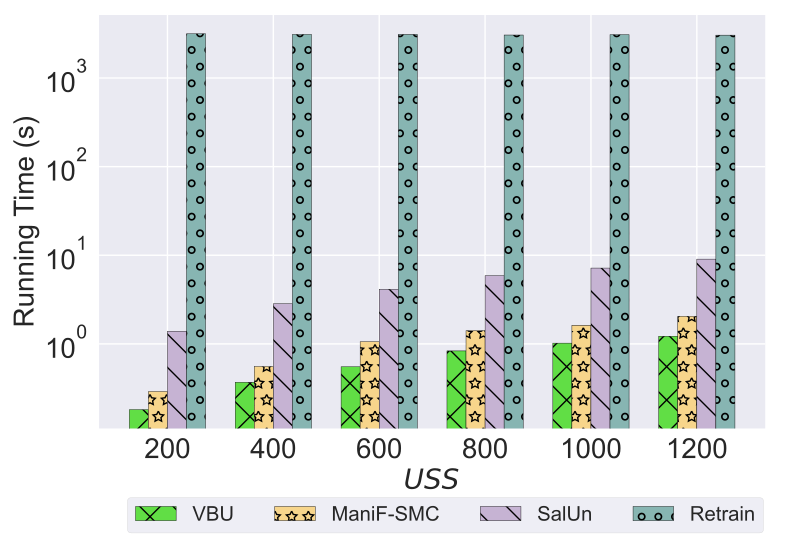

Write Python code to recreate this figure.
import matplotlib.pyplot as plt
import numpy as np
import matplotlib.ticker as ticker


# user num = 50
labels = ['200', '400', '600', '800', '1000', '1200']
#unl_fr = [10*10*0.22 *5, 10*10*0.22*5, 10*10*0.22 *5, 10*10*0.22*5 , 10*10*0.22*5  , 10*10*0.22*5  ]



unl_vbu = [0.181, 0.369 , 0.551 , 0.833 , 1.020, 1.2201]

unl_mbu = [0.29, 0.555, 1.057, 1.41, 1.62, 2.05]
unl_retrain = [3154, 3104, 3102, 3054, 3083, 3043]
salun = [1.39, 2.836, 4.13, 5.882, 7.1682, 9.0432]


for i in range(len(labels)):

    unl_retrain[i] = unl_retrain[i]
    unl_mbu[i] = unl_mbu[i]
    unl_vbu[i] = unl_vbu[i]
    salun[i] = salun[i]


x = np.arange(len(labels))  # the label locations
width = 0.9 # the width of the bars
# no_noise = np.around(no_noise,0)
# samping = np.around(samping,0)
# ldp = np.around(ldp,0)

plt.style.use('seaborn')
plt.figure()
#plt.subplots(figsize=(8, 5.3))
#plt.bar(x - width /6 - width / 6 , unl_muv_MNIST, width=width/6, label='MUA-MD MNIST', color='#C6B3D3', edgecolor='black', hatch='/')

#plt.bar(x - width / 6 , unl_muv_CIFAR, width=width/6,  label='MUA-MD CIFAR10', color='#F7D58B', edgecolor='black' , hatch='x')
#E58579, 80BA8A


# F7D58B, 9CD1C8, C6B3D3, E58579
plt.bar(x - width / 5 -  width / 10, unl_vbu,   width=width/5, label='VBU', color='#61DE45', edgecolor='black',  hatch='x')

# F7D58B , 6BB7CA
plt.bar( x -  width / 10, unl_mbu , width=width/5, label='ManiF-SMC', color='#F7D58B', edgecolor='black', hatch='*')


plt.bar( x + width / 5 -  width / 10  , salun, width=width/5, label='SalUn', color='#C6B3D3', edgecolor='black', hatch='\\')



plt.bar(x + width / 5 + width / 5 -  width / 10, unl_retrain, width=width/5, label='Retrain', color='#87B5B2', edgecolor='black', hatch='o')


#plt.bar(x + width / 6 + width / 6 + width/6  , unl_mib_CelebA,   width=width/6, label='MIB CelebA', color='#E58579', edgecolor='black', hatch='\\')
# plt.bar(x - width / 8 - width / 16, unl_vib, width=0.168, label='PriMU$_{w}$', color='cornflowerblue', hatch='*')
# plt.bar(x + width / 8, unl_self_r, width=0.168, label='PriMU$_{w/o}$', color='g', hatch='x')
# plt.bar(x + width / 2 - width / 8 + width / 16, unl_hess_r, width=0.168, label='HBFU', color='orange', hatch='\\')


# plt.bar(x - width / 2.5 ,  unl_br, width=width/3, label='VBU', color='orange', hatch='\\')
# plt.bar(x,unl_self_r, width=width/3, label='RFU-SS', color='g', hatch='x')
# plt.bar(x + width / 2.5,  unl_hess_r, width=width/3, label='HBU', color='tomato', hatch='-')


# Add some text for labels, title and custom x-axis tick labels, etc.
plt.ylabel('Running Time (s)', fontsize=20)
# ax.set_title('Performance of Different Users n')
plt.xticks(x, labels, fontsize=20)
# ax.set_xticklabels(labels,fontsize=15)

my_y_ticks = np.arange(0, 503, 100)
# Make y-axis a log scale:
plt.yscale('log')
plt.yticks(fontsize=20)
# plt.gca().yaxis.set_major_formatter(ticker.ScalarFormatter())
# plt.gca().yaxis.get_major_formatter().set_scientific(True)
# plt.gca().yaxis.get_major_formatter().set_useOffset(False)

# plt.yticks(my_y_ticks, fontsize=20)
# ax.set_yticklabels(my_y_ticks,fontsize=15)
# plt.grid(axis='y')
# plt.legend(loc='upper left', fontsize=20)

plt.legend( frameon=True, facecolor='#EAEAF2', loc='center', bbox_to_anchor=(0.52001, -0.21), ncol=4, fontsize=14.6,)

# mode="expand",  columnspacing=1.0,  borderaxespad=0., framealpha=0.5,handletextpad=0.5
#title = 'Methods and Datasets',

plt.xlabel('$\it{USS}$' ,fontsize=20)
# ax.bar_label(rects1, padding=1)
# ax.bar_label(rects2, padding=3)
# ax.bar_label(rects3, padding=3)

plt.tight_layout()

plt.rcParams['figure.figsize'] = (2.0, 1)
plt.rcParams['image.interpolation'] = 'nearest'
plt.rcParams['figure.subplot.left'] = 0.11
plt.rcParams['figure.subplot.bottom'] = 0.08
plt.rcParams['figure.subplot.right'] = 0.977
plt.rcParams['figure.subplot.top'] = 0.969
plt.savefig('tiny_imagenet_running_time_cs_as_bar.pdf', format='pdf', dpi=200)
plt.show()
